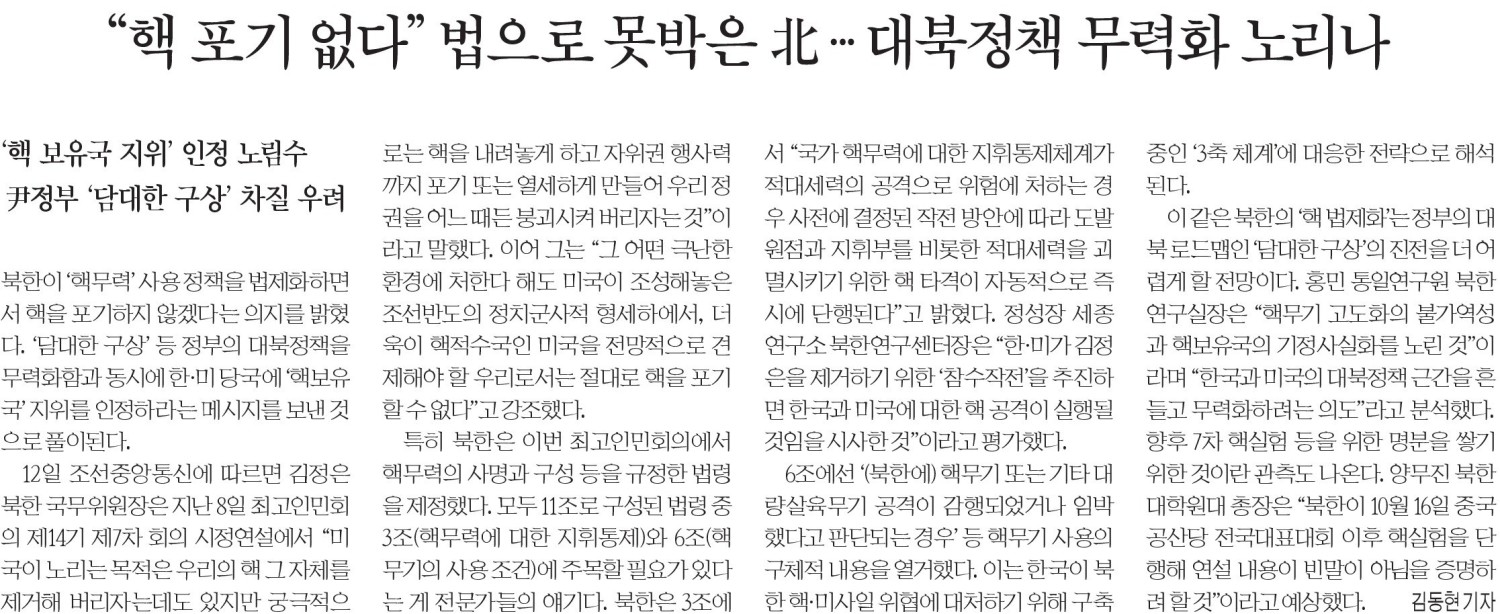
#> input picture img/img6.jpg, 1500 x 614 px
$ jupyter execute --allow-errors boundingbox.ipynb
#> lines starting #> are read from the running program, lines starting #| are printed output that depends on the picture
[cell 1]
import matplotlib.pyplot as plt
from PIL import Image
import numpy as np
import matplotlib.patches as patches

im = Image.open('./img/img6.jpg')
#> im is the input picture: PIL image 1500x614 RGB; mean R, G, B 233.9, 233.9, 233.9

# Create figure and axes
fig, ax = plt.subplots()

# Display the image
ax.imshow(im)

# Create a Rectangle patch
rect = patches.Rectangle((107, 20), 178 - 107, 77 - 20, linewidth=1, edgecolor='r', facecolor='none')
rect = patches.Rectangle((428, 27), 581 - 428, 87 - 27, linewidth=1, edgecolor='r', facecolor='none')

# Add the patch to the Axes
ax.add_patch(rect)

plt.show()
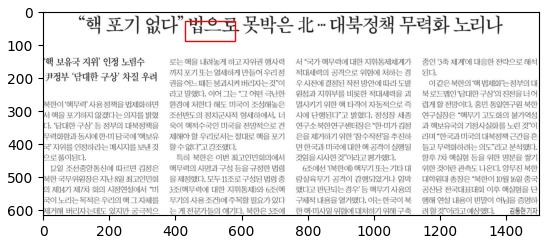
#> figure drawn by matplotlib, 1 panel

#> (a cell that did not finish here is left out)

[cell 3]
im = Image.open('./img/img7.jpg')
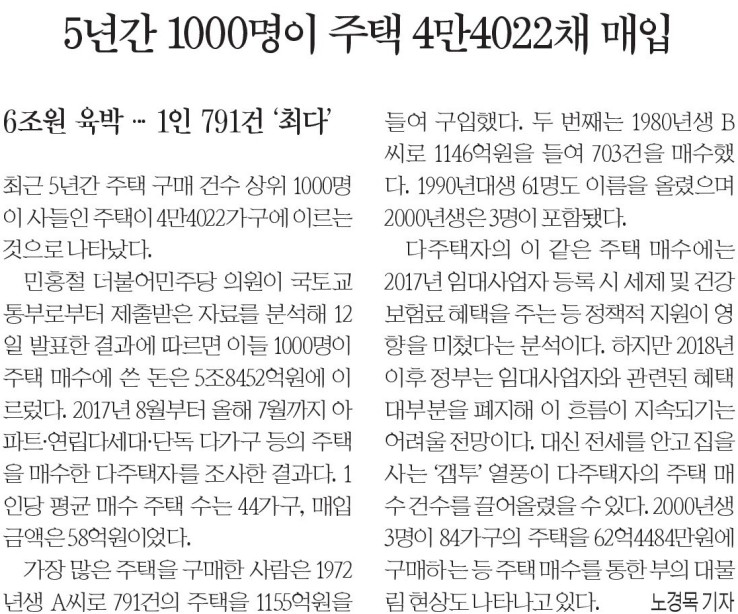
#> input picture img/img7.jpg, 738 x 614 px
#> im is the input picture: PIL image 738x614 RGB; mean R, G, B 233.2, 233.1, 233.2

# Create figure and axes
fig, ax = plt.subplots()

# Display the image
ax.imshow(im)

# Create a Rectangle patch
rect = patches.Rectangle((107, 20), 178 - 107, 77 - 20, linewidth=1, edgecolor='r', facecolor='none')
# rect = patches.Rectangle((428, 27), 581 - 428, 87 - 27, linewidth=1, edgecolor='r', facecolor='none')

# Add the patch to the Axes
ax.add_patch(rect)

plt.show()
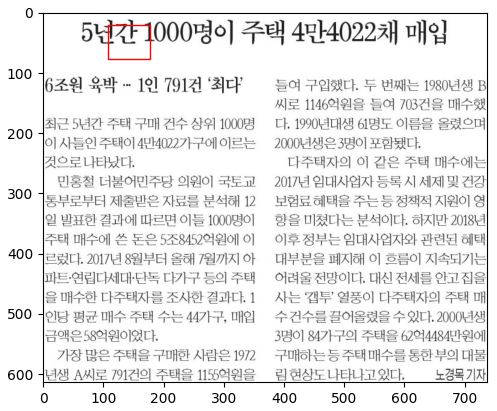
#> figure drawn by matplotlib, 1 panel

#> (a cell that did not finish here is left out)

[cell 5]
from sklearn.cluster import KMeans
from sklearn.datasets import make_blobs

from matplotlib import pyplot as plt

x, y = make_blobs(n_samples=150, n_features=2, centers=3, cluster_std=0.5, shuffle=True, random_state=0)

plt.scatter(x[:, 0], x[:, 1], c='white', marker='o', edgecolors='black', s=50)
plt.grid()
plt.tight_layout()
plt.show()
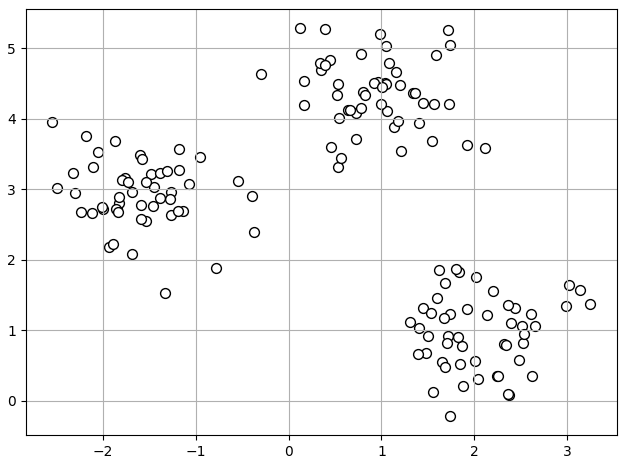
#> figure drawn by matplotlib, 1 panel

kmeans = KMeans(n_clusters=3, init="random", n_init=10, max_iter=300, tol=1e-04, random_state=0)
pred = kmeans.fit_predict(x)

[cell 6]
im = Image.open('./img/img8.jpg')
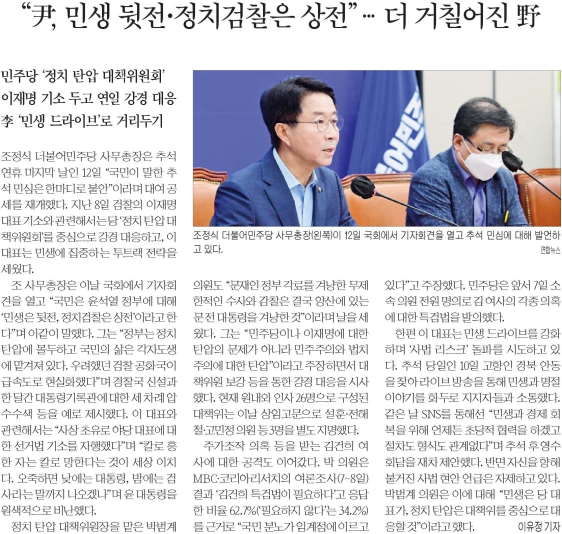
#> input picture img/img8.jpg, 1124 x 1067 px (shown at 1/2 size)
#> im is the input picture: PIL image 1124x1067 RGB; mean R, G, B 214.4, 213.7, 218.9

# Create figure and axes
fig, ax = plt.subplots()

# Display the image
ax.imshow(im)

# Create a Rectangle patch
rect = patches.Rectangle((107, 20), 178 - 107, 77 - 20, linewidth=1, edgecolor='r', facecolor='none')
rect = patches.Rectangle((428, 27), 581 - 428, 87 - 27, linewidth=1, edgecolor='r', facecolor='none')

# Add the patch to the Axes
ax.add_patch(rect)

plt.show()
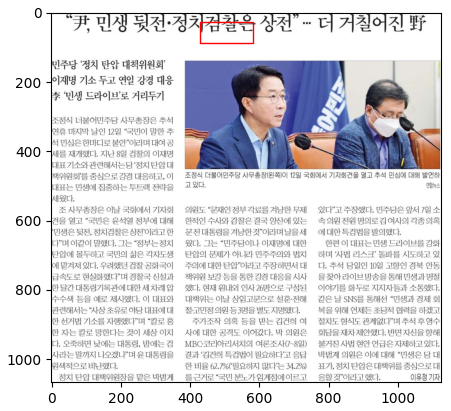
#> figure drawn by matplotlib, 1 panel
